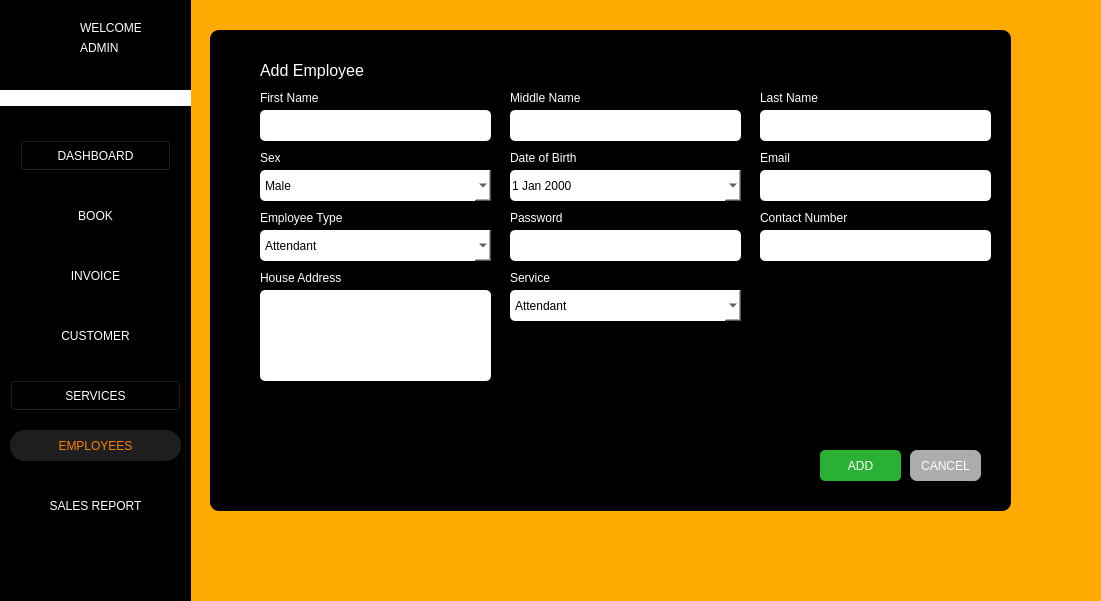
<?xml version="1.0" encoding="UTF-8"?>
<ui version="4.0">
 <class>Form</class>
 <widget class="QWidget" name="Form">
  <property name="geometry">
   <rect>
    <x>0</x>
    <y>0</y>
    <width>1101</width>
    <height>601</height>
   </rect>
  </property>
  <property name="windowTitle">
   <string>Form</string>
  </property>
  <property name="styleSheet">
   <string notr="true">background-color: rgb(255, 170, 0);</string>
  </property>
  <widget class="QLabel" name="label_251">
   <property name="geometry">
    <rect>
     <x>510</x>
     <y>150</y>
     <width>81</width>
     <height>16</height>
    </rect>
   </property>
   <property name="styleSheet">
    <string notr="true">color: rgb(255, 255, 255);
font: 8pt &quot;Segoe UI&quot;;
background-color: rgb(0, 0, 0);</string>
   </property>
   <property name="text">
    <string>Date of Birth</string>
   </property>
  </widget>
  <widget class="QLineEdit" name="txt_middlename">
   <property name="geometry">
    <rect>
     <x>510</x>
     <y>110</y>
     <width>231</width>
     <height>31</height>
    </rect>
   </property>
   <property name="styleSheet">
    <string notr="true">background-color: white;
border-radius: 5px;
</string>
   </property>
  </widget>
  <widget class="QLabel" name="label_255">
   <property name="geometry">
    <rect>
     <x>260</x>
     <y>90</y>
     <width>81</width>
     <height>16</height>
    </rect>
   </property>
   <property name="styleSheet">
    <string notr="true">color: rgb(255, 255, 255);
font: 8pt &quot;Segoe UI&quot;;
background-color: rgb(0, 0, 0);</string>
   </property>
   <property name="text">
    <string>First Name</string>
   </property>
  </widget>
  <widget class="QPushButton" name="btn_add_employee">
   <property name="geometry">
    <rect>
     <x>820</x>
     <y>450</y>
     <width>81</width>
     <height>31</height>
    </rect>
   </property>
   <property name="styleSheet">
    <string notr="true">color: rgb(255, 255, 255);
background-color: rgb(42, 177, 51);
border-radius: 5px;
</string>
   </property>
   <property name="text">
    <string>ADD</string>
   </property>
  </widget>
  <widget class="QLineEdit" name="txt_firstname">
   <property name="geometry">
    <rect>
     <x>260</x>
     <y>110</y>
     <width>231</width>
     <height>31</height>
    </rect>
   </property>
   <property name="styleSheet">
    <string notr="true">background-color: white;
border-radius: 5px;
</string>
   </property>
  </widget>
  <widget class="QLabel" name="label_257">
   <property name="geometry">
    <rect>
     <x>210</x>
     <y>30</y>
     <width>801</width>
     <height>481</height>
    </rect>
   </property>
   <property name="styleSheet">
    <string notr="true">background-color: rgb(0, 0, 0);
border-radius: 9px;
</string>
   </property>
   <property name="text">
    <string>l</string>
   </property>
  </widget>
  <widget class="QLabel" name="label_254">
   <property name="geometry">
    <rect>
     <x>760</x>
     <y>210</y>
     <width>91</width>
     <height>16</height>
    </rect>
   </property>
   <property name="styleSheet">
    <string notr="true">color: rgb(255, 255, 255);
font: 8pt &quot;Segoe UI&quot;;
background-color: rgb(0, 0, 0);</string>
   </property>
   <property name="text">
    <string>Contact Number</string>
   </property>
  </widget>
  <widget class="QLineEdit" name="txt_lastname">
   <property name="geometry">
    <rect>
     <x>760</x>
     <y>110</y>
     <width>231</width>
     <height>31</height>
    </rect>
   </property>
   <property name="styleSheet">
    <string notr="true">background-color: white;
border-radius: 5px;
</string>
   </property>
  </widget>
  <widget class="QLabel" name="label_259">
   <property name="geometry">
    <rect>
     <x>260</x>
     <y>60</y>
     <width>111</width>
     <height>21</height>
    </rect>
   </property>
   <property name="font">
    <font>
     <family>Segoe UI</family>
     <pointsize>12</pointsize>
     <italic>false</italic>
     <bold>false</bold>
    </font>
   </property>
   <property name="styleSheet">
    <string notr="true">color: rgb(255, 255, 255);
font: 12pt &quot;Segoe UI&quot;;
background-color: rgb(0, 0, 0);</string>
   </property>
   <property name="text">
    <string>Add Employee</string>
   </property>
  </widget>
  <widget class="QLabel" name="label_252">
   <property name="geometry">
    <rect>
     <x>260</x>
     <y>210</y>
     <width>101</width>
     <height>16</height>
    </rect>
   </property>
   <property name="styleSheet">
    <string notr="true">color: rgb(255, 255, 255);
font: 8pt &quot;Segoe UI&quot;;
background-color: rgb(0, 0, 0);</string>
   </property>
   <property name="text">
    <string>Employee Type</string>
   </property>
  </widget>
  <widget class="QLabel" name="label_231">
   <property name="geometry">
    <rect>
     <x>510</x>
     <y>90</y>
     <width>81</width>
     <height>16</height>
    </rect>
   </property>
   <property name="styleSheet">
    <string notr="true">color: rgb(255, 255, 255);
font: 8pt &quot;Segoe UI&quot;;
background-color: rgb(0, 0, 0);</string>
   </property>
   <property name="text">
    <string>Middle Name</string>
   </property>
  </widget>
  <widget class="QLineEdit" name="txt_emp_email">
   <property name="geometry">
    <rect>
     <x>760</x>
     <y>170</y>
     <width>231</width>
     <height>31</height>
    </rect>
   </property>
   <property name="styleSheet">
    <string notr="true">background-color: white;
border-radius: 5px;
</string>
   </property>
  </widget>
  <widget class="QLabel" name="label_262">
   <property name="geometry">
    <rect>
     <x>260</x>
     <y>270</y>
     <width>81</width>
     <height>16</height>
    </rect>
   </property>
   <property name="styleSheet">
    <string notr="true">color: rgb(255, 255, 255);
font: 8pt &quot;Segoe UI&quot;;
background-color: rgb(0, 0, 0);</string>
   </property>
   <property name="text">
    <string>House Address</string>
   </property>
  </widget>
  <widget class="QLabel" name="label_256">
   <property name="geometry">
    <rect>
     <x>260</x>
     <y>150</y>
     <width>91</width>
     <height>16</height>
    </rect>
   </property>
   <property name="styleSheet">
    <string notr="true">color: rgb(255, 255, 255);
font: 8pt &quot;Segoe UI&quot;;
background-color: rgb(0, 0, 0);</string>
   </property>
   <property name="text">
    <string>Sex</string>
   </property>
  </widget>
  <widget class="QComboBox" name="drp_employee_sex">
   <property name="geometry">
    <rect>
     <x>260</x>
     <y>170</y>
     <width>231</width>
     <height>31</height>
    </rect>
   </property>
   <property name="styleSheet">
    <string notr="true">background-color: white;
border-radius: 5px;
</string>
   </property>
   <item>
    <property name="text">
     <string>Male</string>
    </property>
   </item>
   <item>
    <property name="text">
     <string>Female</string>
    </property>
   </item>
  </widget>
  <widget class="QDateEdit" name="date_dob_emp">
   <property name="geometry">
    <rect>
     <x>510</x>
     <y>170</y>
     <width>231</width>
     <height>31</height>
    </rect>
   </property>
   <property name="styleSheet">
    <string notr="true">background-color: white;
border-radius: 5px;
</string>
   </property>
   <property name="minimumDateTime">
    <datetime>
     <hour>16</hour>
     <minute>0</minute>
     <second>0</second>
     <year>1970</year>
     <month>1</month>
     <day>1</day>
    </datetime>
   </property>
   <property name="minimumDate">
    <date>
     <year>1970</year>
     <month>1</month>
     <day>1</day>
    </date>
   </property>
   <property name="calendarPopup">
    <bool>true</bool>
   </property>
  </widget>
  <widget class="QPushButton" name="btn_cancel_employee">
   <property name="geometry">
    <rect>
     <x>910</x>
     <y>450</y>
     <width>71</width>
     <height>31</height>
    </rect>
   </property>
   <property name="styleSheet">
    <string notr="true">color: rgb(255, 255, 255);
background-color: rgb(172, 172, 172);
border-radius: 7px;</string>
   </property>
   <property name="text">
    <string>CANCEL</string>
   </property>
  </widget>
  <widget class="QTextEdit" name="txt_emp_houseadd">
   <property name="geometry">
    <rect>
     <x>260</x>
     <y>290</y>
     <width>231</width>
     <height>91</height>
    </rect>
   </property>
   <property name="styleSheet">
    <string notr="true">background-color: white;
border-radius: 5px;
</string>
   </property>
  </widget>
  <widget class="QLineEdit" name="txt_add_emp_password">
   <property name="geometry">
    <rect>
     <x>510</x>
     <y>230</y>
     <width>231</width>
     <height>31</height>
    </rect>
   </property>
   <property name="styleSheet">
    <string notr="true">background-color: white;
border-radius: 5px;
</string>
   </property>
   <property name="echoMode">
    <enum>QLineEdit::Password</enum>
   </property>
  </widget>
  <widget class="QComboBox" name="drp_emp_type">
   <property name="geometry">
    <rect>
     <x>260</x>
     <y>230</y>
     <width>231</width>
     <height>31</height>
    </rect>
   </property>
   <property name="styleSheet">
    <string notr="true">background-color: white;
border-radius: 5px;
</string>
   </property>
   <item>
    <property name="text">
     <string>Attendant</string>
    </property>
   </item>
   <item>
    <property name="text">
     <string>Mechanic</string>
    </property>
   </item>
   <item>
    <property name="text">
     <string>Painter</string>
    </property>
   </item>
   <item>
    <property name="text">
     <string>Detailer</string>
    </property>
   </item>
   <item>
    <property name="text">
     <string>AC Technician</string>
    </property>
   </item>
  </widget>
  <widget class="QLabel" name="label_234">
   <property name="geometry">
    <rect>
     <x>510</x>
     <y>210</y>
     <width>81</width>
     <height>16</height>
    </rect>
   </property>
   <property name="styleSheet">
    <string notr="true">color: rgb(255, 255, 255);
font: 8pt &quot;Segoe UI&quot;;
background-color: rgb(0, 0, 0);</string>
   </property>
   <property name="text">
    <string>Password</string>
   </property>
  </widget>
  <widget class="QLabel" name="label_258">
   <property name="geometry">
    <rect>
     <x>760</x>
     <y>150</y>
     <width>81</width>
     <height>16</height>
    </rect>
   </property>
   <property name="styleSheet">
    <string notr="true">color: rgb(255, 255, 255);
font: 8pt &quot;Segoe UI&quot;;
background-color: rgb(0, 0, 0);</string>
   </property>
   <property name="text">
    <string>Email</string>
   </property>
  </widget>
  <widget class="QLineEdit" name="txt_add_emp_contactnum">
   <property name="geometry">
    <rect>
     <x>760</x>
     <y>230</y>
     <width>231</width>
     <height>31</height>
    </rect>
   </property>
   <property name="styleSheet">
    <string notr="true">background-color: white;
border-radius: 5px;
</string>
   </property>
  </widget>
  <widget class="QLabel" name="label_233">
   <property name="geometry">
    <rect>
     <x>760</x>
     <y>90</y>
     <width>81</width>
     <height>16</height>
    </rect>
   </property>
   <property name="styleSheet">
    <string notr="true">color: rgb(255, 255, 255);
font: 8pt &quot;Segoe UI&quot;;
background-color: rgb(0, 0, 0);</string>
   </property>
   <property name="text">
    <string>Last Name</string>
   </property>
  </widget>
  <widget class="QLabel" name="txt_admin_name">
   <property name="geometry">
    <rect>
     <x>80</x>
     <y>40</y>
     <width>91</width>
     <height>16</height>
    </rect>
   </property>
   <property name="styleSheet">
    <string notr="true">color: rgb(255, 255, 255);
background-color: rgb(0, 0, 0);
</string>
   </property>
   <property name="text">
    <string>ADMIN</string>
   </property>
  </widget>
  <widget class="QLabel" name="label_13">
   <property name="geometry">
    <rect>
     <x>80</x>
     <y>20</y>
     <width>61</width>
     <height>16</height>
    </rect>
   </property>
   <property name="styleSheet">
    <string notr="true">color: rgb(255, 255, 255);
background-color: rgb(0, 0, 0);</string>
   </property>
   <property name="text">
    <string>WELCOME</string>
   </property>
  </widget>
  <widget class="QPushButton" name="btn_dashboard">
   <property name="geometry">
    <rect>
     <x>20</x>
     <y>140</y>
     <width>151</width>
     <height>31</height>
    </rect>
   </property>
   <property name="styleSheet">
    <string notr="true">color: rgb(255, 255, 255);
background-color: rgb(0, 0, 0);
</string>
   </property>
   <property name="text">
    <string>DASHBOARD</string>
   </property>
  </widget>
  <widget class="QPushButton" name="btn_employees">
   <property name="geometry">
    <rect>
     <x>10</x>
     <y>430</y>
     <width>171</width>
     <height>31</height>
    </rect>
   </property>
   <property name="styleSheet">
    <string notr="true">border-style: none;
color: #FC8100;
border-radius: 15px;
background-color: #1E1E1E;
</string>
   </property>
   <property name="text">
    <string>EMPLOYEES</string>
   </property>
  </widget>
  <widget class="QPushButton" name="btn_books">
   <property name="geometry">
    <rect>
     <x>20</x>
     <y>200</y>
     <width>151</width>
     <height>31</height>
    </rect>
   </property>
   <property name="styleSheet">
    <string notr="true">border-style: none;
color: #fff;
color: rgb(255, 255, 255);
background-color: rgb(0, 0, 0);

</string>
   </property>
   <property name="text">
    <string>BOOK</string>
   </property>
  </widget>
  <widget class="QPushButton" name="btn_invoice">
   <property name="geometry">
    <rect>
     <x>20</x>
     <y>260</y>
     <width>151</width>
     <height>31</height>
    </rect>
   </property>
   <property name="styleSheet">
    <string notr="true">border-style: none;
color: rgb(255, 255, 255);
background-color: rgb(0, 0, 0);</string>
   </property>
   <property name="text">
    <string>INVOICE</string>
   </property>
  </widget>
  <widget class="QLabel" name="label_33">
   <property name="geometry">
    <rect>
     <x>20</x>
     <y>20</y>
     <width>41</width>
     <height>41</height>
    </rect>
   </property>
   <property name="styleSheet">
    <string notr="true">border-style: none;
background-color: black;
</string>
   </property>
   <property name="text">
    <string/>
   </property>
   <property name="pixmap">
    <pixmap>../img/ARMS_LGO(1).png</pixmap>
   </property>
   <property name="scaledContents">
    <bool>true</bool>
   </property>
  </widget>
  <widget class="QLabel" name="label_2">
   <property name="geometry">
    <rect>
     <x>0</x>
     <y>90</y>
     <width>191</width>
     <height>16</height>
    </rect>
   </property>
   <property name="styleSheet">
    <string notr="true">background-color: rgb(255, 255, 255);</string>
   </property>
   <property name="text">
    <string/>
   </property>
  </widget>
  <widget class="QLabel" name="label">
   <property name="geometry">
    <rect>
     <x>0</x>
     <y>0</y>
     <width>191</width>
     <height>621</height>
    </rect>
   </property>
   <property name="styleSheet">
    <string notr="true">background-color: rgb(0, 0, 0);</string>
   </property>
   <property name="text">
    <string/>
   </property>
  </widget>
  <widget class="QPushButton" name="btn_salesrep">
   <property name="geometry">
    <rect>
     <x>10</x>
     <y>490</y>
     <width>171</width>
     <height>31</height>
    </rect>
   </property>
   <property name="styleSheet">
    <string notr="true">border-style: none;
color: #fff;

color: rgb(255, 255, 255);
background-color: rgb(0, 0, 0);</string>
   </property>
   <property name="text">
    <string>SALES REPORT</string>
   </property>
  </widget>
  <widget class="QPushButton" name="btn_services">
   <property name="geometry">
    <rect>
     <x>10</x>
     <y>380</y>
     <width>171</width>
     <height>31</height>
    </rect>
   </property>
   <property name="styleSheet">
    <string notr="true">color: rgb(255, 255, 255);
background-color: rgb(0, 0, 0);
</string>
   </property>
   <property name="text">
    <string>SERVICES</string>
   </property>
  </widget>
  <widget class="QPushButton" name="btn_settings">
   <property name="geometry">
    <rect>
     <x>10</x>
     <y>530</y>
     <width>31</width>
     <height>24</height>
    </rect>
   </property>
   <property name="styleSheet">
    <string notr="true">border-style: none;
background-color: rgb(0, 0, 0);</string>
   </property>
   <property name="text">
    <string/>
   </property>
   <property name="icon">
    <iconset>
     <normaloff>../img/settingsIM.png</normaloff>../img/settingsIM.png</iconset>
   </property>
   <property name="iconSize">
    <size>
     <width>20</width>
     <height>20</height>
    </size>
   </property>
  </widget>
  <widget class="QPushButton" name="btn_customer">
   <property name="geometry">
    <rect>
     <x>20</x>
     <y>320</y>
     <width>151</width>
     <height>31</height>
    </rect>
   </property>
   <property name="styleSheet">
    <string notr="true">border-style: none;
color: #fff;
color: rgb(255, 255, 255);
background-color: rgb(0, 0, 0);
</string>
   </property>
   <property name="text">
    <string>CUSTOMER</string>
   </property>
  </widget>
  <widget class="QComboBox" name="drp_service_cat">
   <property name="geometry">
    <rect>
     <x>510</x>
     <y>290</y>
     <width>231</width>
     <height>31</height>
    </rect>
   </property>
   <property name="styleSheet">
    <string notr="true">background-color: rgb(255, 255, 255);
border-radius: 5px;</string>
   </property>
   <item>
    <property name="text">
     <string>Attendant</string>
    </property>
   </item>
   <item>
    <property name="text">
     <string>Vehicle Repair</string>
    </property>
   </item>
   <item>
    <property name="text">
     <string>Vehicle Maintenance</string>
    </property>
   </item>
   <item>
    <property name="text">
     <string>Diagnostic Services</string>
    </property>
   </item>
   <item>
    <property name="text">
     <string>Body and Paint Services</string>
    </property>
   </item>
   <item>
    <property name="text">
     <string>Tire Services</string>
    </property>
   </item>
   <item>
    <property name="text">
     <string>Auto Detailing</string>
    </property>
   </item>
   <item>
    <property name="text">
     <string>Air Conditioning Services</string>
    </property>
   </item>
  </widget>
  <widget class="QLabel" name="label_263">
   <property name="geometry">
    <rect>
     <x>510</x>
     <y>270</y>
     <width>81</width>
     <height>16</height>
    </rect>
   </property>
   <property name="styleSheet">
    <string notr="true">color: rgb(255, 255, 255);
font: 8pt &quot;Segoe UI&quot;;
background-color: rgb(0, 0, 0);</string>
   </property>
   <property name="text">
    <string>Service</string>
   </property>
  </widget>
  <zorder>label</zorder>
  <zorder>label_257</zorder>
  <zorder>label_251</zorder>
  <zorder>txt_middlename</zorder>
  <zorder>label_255</zorder>
  <zorder>btn_add_employee</zorder>
  <zorder>txt_firstname</zorder>
  <zorder>label_254</zorder>
  <zorder>txt_lastname</zorder>
  <zorder>label_259</zorder>
  <zorder>label_252</zorder>
  <zorder>label_231</zorder>
  <zorder>txt_emp_email</zorder>
  <zorder>label_262</zorder>
  <zorder>label_256</zorder>
  <zorder>drp_employee_sex</zorder>
  <zorder>date_dob_emp</zorder>
  <zorder>btn_cancel_employee</zorder>
  <zorder>txt_emp_houseadd</zorder>
  <zorder>txt_add_emp_password</zorder>
  <zorder>drp_emp_type</zorder>
  <zorder>label_234</zorder>
  <zorder>label_258</zorder>
  <zorder>txt_add_emp_contactnum</zorder>
  <zorder>label_233</zorder>
  <zorder>txt_admin_name</zorder>
  <zorder>label_13</zorder>
  <zorder>btn_dashboard</zorder>
  <zorder>btn_employees</zorder>
  <zorder>btn_books</zorder>
  <zorder>btn_invoice</zorder>
  <zorder>label_33</zorder>
  <zorder>label_2</zorder>
  <zorder>btn_salesrep</zorder>
  <zorder>btn_services</zorder>
  <zorder>btn_settings</zorder>
  <zorder>btn_customer</zorder>
  <zorder>drp_service_cat</zorder>
  <zorder>label_263</zorder>
 </widget>
 <resources/>
 <connections/>
</ui>
